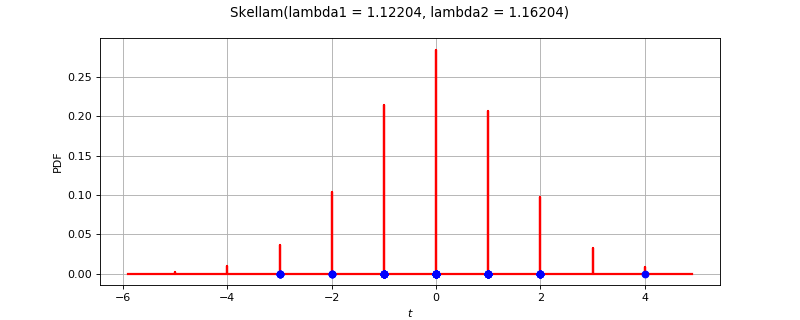

The Python source for this figure:
import openturns as ot
from matplotlib import pyplot as plt
from openturns.viewer import View
ot.RandomGenerator.SetSeed(0)
factory = ot.SkellamFactory()
ref = factory.build()
dimension = ref.getDimension()
if dimension <= 2:
    sample = ref.getSample(50)
    distribution = factory.build(sample)
    if dimension == 1:
        distribution.setDescription(['$t$'])
        pdf_graph = distribution.drawPDF(256)
        cloud = ot.Cloud(sample, ot.NumericalSample(sample.getSize(), 1))
        cloud.setColor('blue')
        cloud.setPointStyle('fcircle')
        pdf_graph.add(cloud)
        fig = plt.figure(figsize=(10, 4))
        plt.suptitle(str(distribution))
        pdf_axis = fig.add_subplot(111)
        View(pdf_graph, figure=fig, axes=[pdf_axis], add_legend=False)
    else:
        sample = ref.getSample(500)
        distribution.setDescription(['$t_0$', '$t_1$'])
        pdf_graph = distribution.drawPDF([256]*2)
        cloud = ot.Cloud(sample)
        cloud.setColor('red')
        cloud.setPointStyle('fcircle')
        pdf_graph.add(cloud)
        fig = plt.figure(figsize=(10, 4))
        plt.suptitle(str(distribution))
        pdf_axis = fig.add_subplot(111)
        View(pdf_graph, figure=fig, axes=[pdf_axis], add_legend=False)
